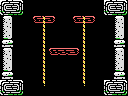

Tiled map render using the project's own tile images. Description and the whole map definition, tile-layer contents included, below:
An orthogonal 16x12 tile map with 8x8 px tiles, 1 tile layer (Tile Layer 1) and 11 objects (2x item, 2x breakable-left, 2x breakable-right, 2x door-left, 2x door-right, ...).

<map version="1.0" orientation="orthogonal" renderorder="right-down" width="16" height="12" tilewidth="8" tileheight="8" nextobjectid="12">
 <properties>
  <property name="down" value="hole" />
  <property name="up" value="hole" />
 </properties>
 <tileset firstgid="1" name="tiles" tilewidth="8" tileheight="8" tilecount="256" columns="16">
  <image source="tiles.png" width="128" height="128" />
 </tileset>
 <layer name="Tile Layer 1" width="16" height="12">
  <data encoding="csv">
186,187,188,1,1,1,1,1,1,1,1,1,1,186,187,188,
202,203,204,1,1,1,1,1,1,1,1,1,1,202,203,204,
196,197,1,1,140,136,139,1,1,140,136,139,1,1,196,197,
212,213,1,1,1,135,1,1,1,1,135,1,1,1,212,213,
228,229,1,1,1,135,1,1,1,1,135,1,1,1,228,229,
244,245,1,1,1,135,1,1,1,1,135,1,1,1,244,245,
196,197,1,1,1,135,140,137,137,139,135,1,1,1,196,197,
212,213,1,1,1,135,1,1,1,1,135,1,1,1,212,213,
228,229,1,1,1,135,1,1,1,1,135,1,1,1,228,229,
244,245,1,1,1,135,1,1,1,1,135,1,1,1,244,245,
186,187,188,1,1,134,1,1,1,1,134,1,1,186,187,188,
202,203,204,1,1,1,1,1,1,1,1,1,1,202,203,204
</data>
 </layer>
 <objectgroup name="objects">
  <object id="1" type="item" x="32" y="0" width="16" height="16" />
  <object id="2" type="item" x="80" y="0" width="16" height="16" />
  <object id="3" type="big-item" x="48" y="24" width="32" height="24" />
  <object id="4" type="breakable-left" x="0" y="16" width="16" height="32" />
  <object id="5" type="breakable-left" x="0" y="48" width="16" height="32" />
  <object id="6" type="breakable-right" x="112" y="16" width="16" height="32" />
  <object id="7" type="breakable-right" x="112" y="48" width="16" height="32" />
  <object id="8" type="door-left" x="0" y="16" width="16" height="24" />
  <object id="9" type="door-left" x="0" y="48" width="16" height="24" />
  <object id="10" type="door-right" x="112" y="16" width="16" height="24" />
  <object id="11" type="door-right" x="112" y="48" width="16" height="24" />
 </objectgroup>
</map>
